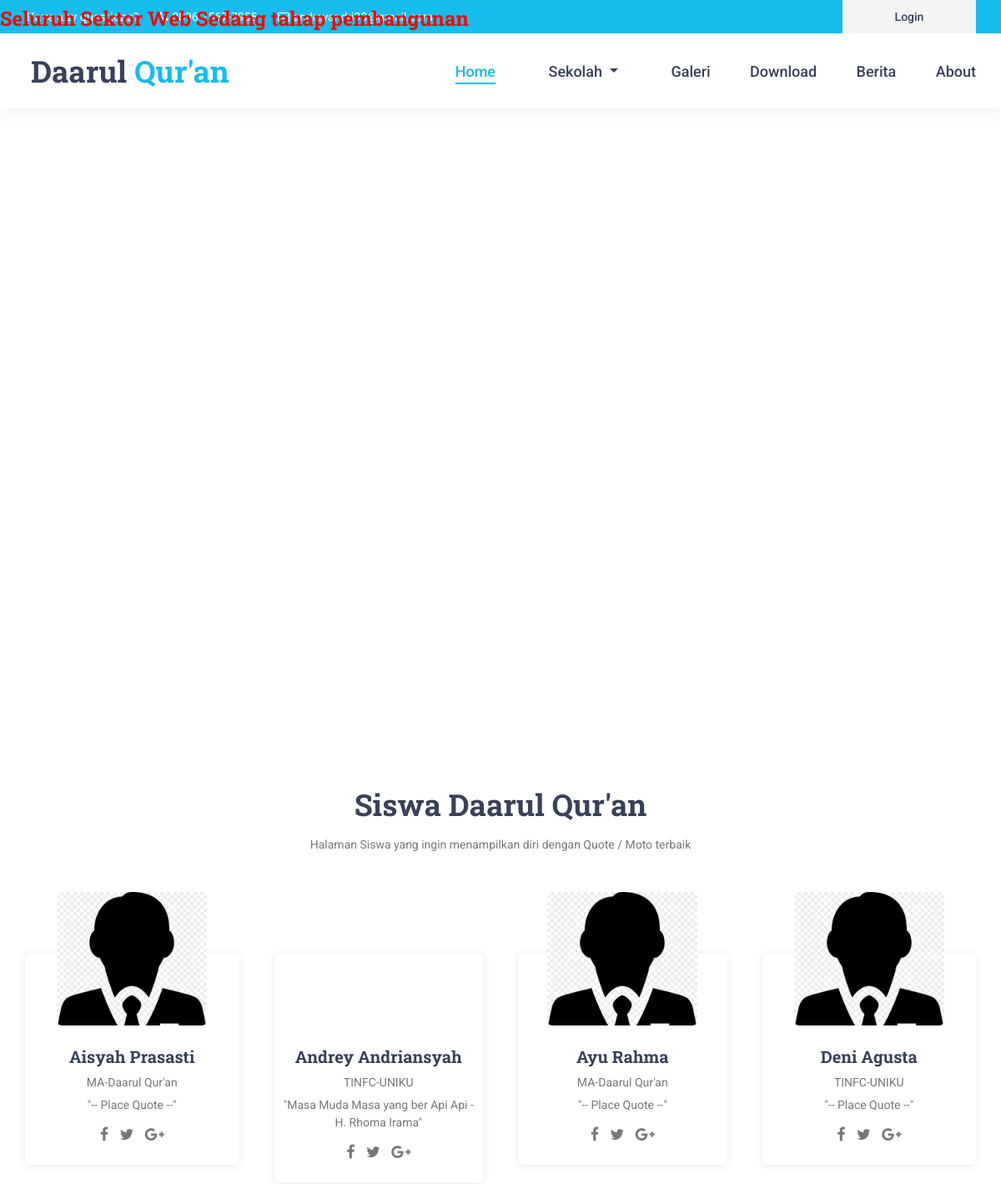
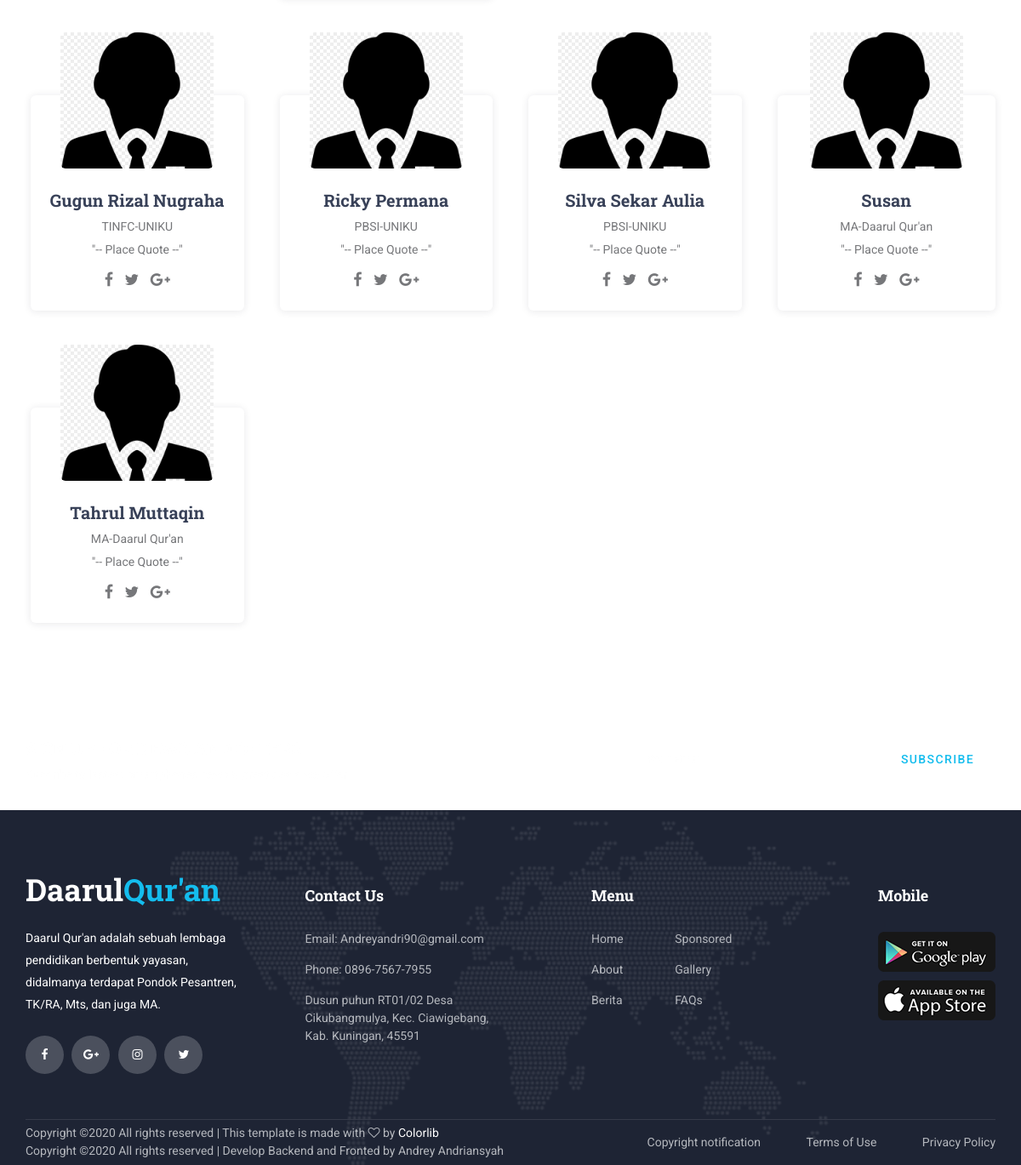
/index.php/home/siswa, run on the app's committed database (2 pictures, top to bottom).
### tables this page shows
CREATE TABLE `tbl_siswa` (
  `id_siswa` int(11) NOT NULL,
  `nis` varchar(128) NOT NULL,
  `nama_siswa` varchar(128) NOT NULL,
  `tempat_lahir` varchar(128) NOT NULL,
  `tanggal_lahir` date NOT NULL,
  `quote` varchar(256) NOT NULL,
  `id_kelas` int(128) NOT NULL,
  `foto_siswa` varchar(128) NOT NULL
);

CREATE TABLE `tbl_kelas` (
  `id_kelas` int(11) NOT NULL,
  `kelas` varchar(128) NOT NULL
);

### application/controllers/Home.php (called while the page is built, shortened)
<?php
class Home extends CI_Controller {
	public function siswa()
	{
		$data = initCi('Admin','Data Siswa','tbl_siswa');
		$data['datas'] = siswaJoinKelas();
		$this->load->view('templates/front/head',$data);
		$this->load->view('templates/front/header');
		$this->load->view('templates/front/menu');
		$this->load->view('front/siswa');
		$this->load->view('templates/front/footer');
		$this->load->view('templates/front/foot');
	}
}

### index.php (called while the page is built, shortened)
<?php
require_once BASEPATH.'core/CodeIgniter.php';

### application/helpers/cek_helper.php (called while the page is built, shortened)
<?php
function siswaJoinKelas()
{
	$ci = get_instance();
	$ci->db->select('*');
	$ci->db->from('tbl_siswa');
	$ci->db->join('tbl_kelas', 'tbl_siswa.id_kelas = tbl_kelas.id_kelas','left');
	$ci->db->order_by('nama_siswa','ASC');
	return $ci->db->get()->result_array();
}

### application/views/front/siswa.php (the view)
<div class="home">
		<div class="breadcrumbs_container">
			<div class="container">
				<div class="row">
					<div class="col">
						<div class="breadcrumbs">
							<ul>
								<li><a href="<?= base_url(); ?>">Home</a></li>
								<li>Siswa</li>
							</ul>
						</div>
					</div>
				</div>
			</div>
		</div>
	</div>
	<div class="team">
		<div class="team_background parallax-window" data-parallax="scroll" data-image-src="images/team_background.jpg" data-speed="0.8"></div>
		<div class="container">
			<div class="row">
				<div class="col">
					<div class="section_title_container text-center">
						<h2 class="section_title">Siswa Daarul  Qur'an</h2>
						<div class="section_subtitle"><p>Halaman Siswa yang ingin menampilkan diri dengan Quote / Moto terbaik</p></div>
					</div>
				</div>
			</div>
			<div class="row team_row">
				<?php foreach ($datas as $data): ?>
					<div class="col-lg-3 col-md-6 team_col">
						<div class="team_item">
							<div class="team_image"><img src="<?= base_url('assets/images/siswa/' . $data['foto_siswa']); ?>" alt=""></div>
							<div class="team_body">
								<div class="team_title"><a href="#"><?= $data['nama_siswa'] ?></a></div>
								<div class="team_subtitle"><?= $data['kelas']; ?></div>
								<div class="team_subtitle" style="margin-right: 10px; margin-left: 10px;">
									<center>"<?= $data['quote']; ?>"</center>
								</div>
								<div class="social_list">
									<ul>
										<li><a href="#"><i class="fa fa-facebook" aria-hidden="true"></i></a></li>
										<li><a href="#"><i class="fa fa-twitter" aria-hidden="true"></i></a></li>
										<li><a href="#"><i class="fa fa-google-plus" aria-hidden="true"></i></a></li>
									</ul>
								</div>
							</div>
						</div>
					</div>
				<?php endforeach ?>
			</div>
		</div>
	</div>

### assets/front/styles/main_styles.css (style rules this page uses)
* { margin: 0; padding: 0; -webkit-font-smoothing: antialiased; -webkit-text-shadow: rgba(0,0,0,.01) 0 0 1px; text-shadow: rgba(0,0,0,.01) 0 0 1px; }
body { font-family: 'Roboto', sans-serif; font-size: 14px; font-weight: 400; background: #FFFFFF; color: #a5a5a5; }
div { display: block; position: relative; -webkit-box-sizing: border-box; -moz-box-sizing: border-box; box-sizing: border-box; }
ul { list-style: none; margin-bottom: 0px; }
p { font-family: 'Roboto', sans-serif; font-size: 14px; line-height: 1.85; font-weight: 400; color: #76777a; -webkit-font-smoothing: antialiased; -webkit-text-shadow: rgba(0,0,0,.01) 0 0 1px; text-shadow: rgba(0,0,0,.01) 0 0 1px; }
p:last-of-type { margin-bottom: 0; }
a, a:hover, a:visited, a:active, a:link { text-decoration: none; -webkit-font-smoothing: antialiased; -webkit-text-shadow: rgba(0,0,0,.01) 0 0 1px; text-shadow: rgba(0,0,0,.01) 0 0 1px; }
h2 { font-size: 36px; }
h1, h2, h3, h4, h5, h6 { font-family: 'Roboto Slab', serif; font-weight: 700; -webkit-font-smoothing: antialiased; -webkit-text-shadow: rgba(0,0,0,.01) 0 0 1px; text-shadow: rgba(0,0,0,.01) 0 0 1px; color: #384158; margin-bottom: 0; }
.parallax-window { min-height: 400px; background: transparent; }
.section_title_container { max-width: 600px; margin: 0 auto; }
.section_title { line-height: 1.2; }
.section_subtitle { line-height: 1.85; margin-top: 14px; }
.home { width: 100%; height: 850px; }
.team { width: 100%; padding-top: 93px; padding-bottom: 60px; }
.team_background { position: absolute; top: 0; left: 0; width: 100%; height: 100%; }
.team_row { margin-top: 43px; }
.team_col { margin-bottom: 40px; }
.team_item { width: 100%; }
.team_image { width: 180px; height: 160px; border-radius: 6px; overflow: hidden; margin-left: auto; margin-right: auto; margin-bottom: -86px; z-index: 5; }
.team_image img { max-width: 100%; }
.team_body { width: 100%; padding-top: 108px; padding-bottom: 24px; background: #FFFFFF; border-radius: 6px; box-shadow: 0px 1px 10px rgba(29,34,47,0.1); text-align: center; -webkit-transition: all 200ms ease; -moz-transition: all 200ms ease; -ms-transition: all 200ms ease; -o-transition: all 200ms ease; transition: all 200ms ease; }
.team_title a { font-family: 'Roboto Slab', serif; font-size: 20px; font-weight: 700; color: #384158; -webkit-transition: all 200ms ease; -moz-transition: all 200ms ease; -ms-transition: all 200ms ease; -o-transition: all 200ms ease; transition: all 200ms ease; }
.team_subtitle { font-size: 14px; font-weight: 400; color: #76777a; margin-top: 6px; }
.social_list { margin-top: 16px; }
.social_list ul li { display: inline-block; }
.social_list ul li:not(:last-child) { margin-right: 10px; }
.social_list ul li a i { font-size: 18px; color: #76777a; -webkit-transition: all 200ms ease; -moz-transition: all 200ms ease; -ms-transition: all 200ms ease; -o-transition: all 200ms ease; transition: all 200ms ease; }
.team_col .team_item { padding-left: 6px; padding-right: 6px; }
.team_col:first-child .team_item { padding-left: 0; padding-right: 6px; }
.team_col:nth-child(4n) .team_item { padding-left: 6px; padding-right: 0; }

### data on the page
tbl_siswa: foto_siswa (picture), nama_siswa "Aisyah Prasasti", id_kelas.kelas "MA-Daarul Qur'an", quote "-- Place Quote --"
tbl_siswa: nama_siswa "Andrey Andriansyah", id_kelas.kelas "TINFC-UNIKU", quote "Masa Muda Masa yang ber Api Api - H. Rhoma Irama"
tbl_siswa: foto_siswa (picture), nama_siswa "Ayu Rahma", id_kelas.kelas "MA-Daarul Qur'an", quote "-- Place Quote --"
tbl_siswa: foto_siswa (picture), nama_siswa "Deni Agusta", id_kelas.kelas "TINFC-UNIKU", quote "-- Place Quote --"
tbl_siswa: foto_siswa (picture), nama_siswa "Gugun Rizal Nugraha", id_kelas.kelas "TINFC-UNIKU", quote "-- Place Quote --"
tbl_siswa: foto_siswa (picture), nama_siswa "Ricky Permana", id_kelas.kelas "PBSI-UNIKU", quote "-- Place Quote --"
tbl_siswa: foto_siswa (picture), nama_siswa "Silva Sekar Aulia", id_kelas.kelas "PBSI-UNIKU", quote "-- Place Quote --"
tbl_siswa: foto_siswa (picture), nama_siswa "Susan", id_kelas.kelas "MA-Daarul Qur'an", quote "-- Place Quote --"
tbl_siswa: foto_siswa (picture), nama_siswa "Tahrul Muttaqin", id_kelas.kelas "MA-Daarul Qur'an", quote "-- Place Quote --"
